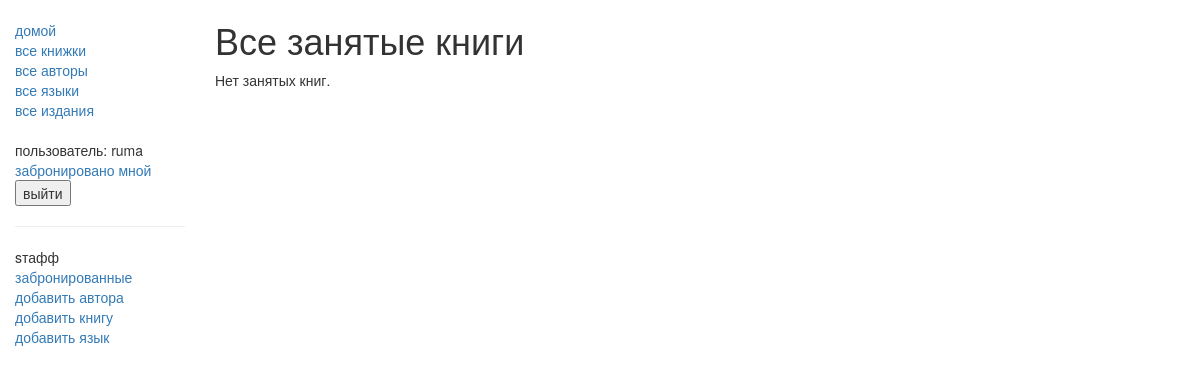
The page /catalog/borrowed/ (signed in) on the database as committed earlier.
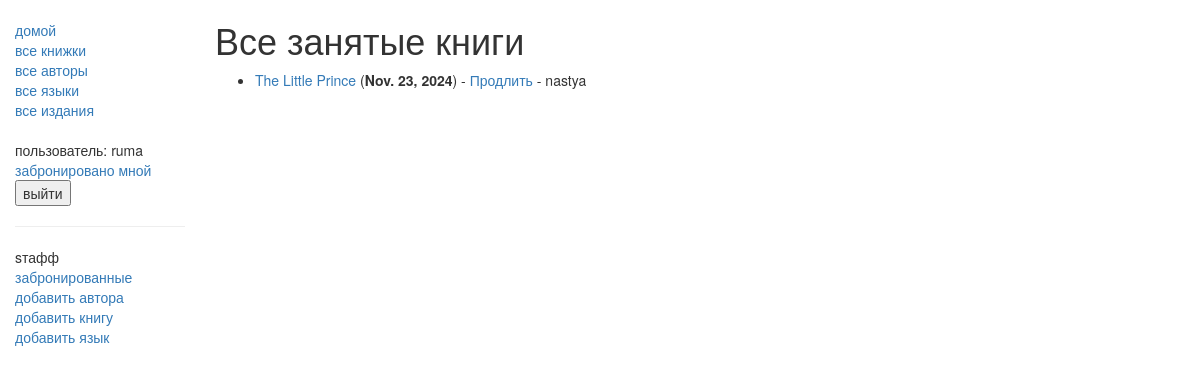
The same page on the database as committed later.
### catalog/models.py (models this page shows, shortened)
class BookInstance(models.Model):
    id = models.UUIDField(primary_key=True, default=uuid.uuid4, help_text="Unique ID for this particular book across whole library")
    book = models.ForeignKey('Book', on_delete=models.SET_NULL, null=True)
    imprint = models.CharField(max_length=200)
    due_back = models.DateField(null=True, blank=True)
    LOAN_STATUS = (
        ('m', 'Maintenance'),
        ('o', 'On loan'),
        ('a', 'Available'),
        ('r', 'Reserved'),
    )
    status = models.CharField(max_length=1, choices=LOAN_STATUS, blank=True, default='m', help_text='Book availability')
    class Meta:
        ordering = ["due_back"]
        permissions = (("can_mark_returned", "Set book as returned"),)
    borrower = models.ForeignKey(User, on_delete=models.SET_NULL, null=True, blank=True)
    @property
    def is_overdue(self):
        if self.due_back and date.today() > self.due_back:
            return True
        return False

class Book(models.Model):
    title = models.CharField(max_length=200)
    author = models.ForeignKey('Author', on_delete=models.SET_NULL, null=True)
    """
    # Используется внешний ключ(ForeignKey), потому что у книги может быть только один автор, но у авторов может быть несколько книг
    # Автор в виде строки, а не объекта, поскольку он еще не был объявлен в файле.
    """
    summary = models.TextField(max_length=1000, help_text="Enter a brief description of the book")
    isbn = models.CharField('ISBN',max_length=13, help_text='13 Character <a href="https://www.isbn-international.org/content/what-isbn">ISBN number</a>')
    genre = models.ManyToManyField(Genre, help_text="Select a genre for this book")
    publishers = models.ManyToManyField(Publisher, related_name='books')
    """
    # ManyToManyField(многие ко многим) используется потому, что жанр может содержать много книг. Книги могут охватывать много жанров.
    # Класс жанра уже определен, поэтому мы можем указать объект, указанный выше.
    """
    def display_genre(self):
        """
        Creates a string for the Genre. This is required to display genre in Admin.
        """
        return ', '.join([genre.name for genre in self.genre.all()[:3]])
    display_genre.short_description = 'Genre'

### catalog/views.py (the view)
# urls.py: path('borrowed/', views.LoanedBooksAllListView.as_view(), name='all-borrowed'),
class LoanedBooksAllListView(PermissionRequiredMixin, generic.ListView):
    model = BookInstance
    permission_required = 'catalog.can_mark_returned'
    template_name = 'catalog/bookinstance_list_borrowed_all.html'
    paginate_by = 10
    def get_queryset(self):
        return BookInstance.objects.filter(status__exact='o').order_by('due_back')

### catalog/templates/catalog/bookinstance_list_borrowed_all.html
{% extends "base_generic.html" %}
{% block content %}
    <h1>Все занятые книги</h1>
    {% if bookinstance_list %}
    <ul>
      {% for bookinst in bookinstance_list %}
      <li class="{% if bookinst.is_overdue %}text-danger{% endif %}">
        <a href="{% url 'book-detail' bookinst.book.pk %}">
            {{bookinst.book.title}}</a> (<b>{{ bookinst.due_back }}</b>)
            {% if perms.catalog.can_mark_returned %}-
                <a href="{% url 'renew-book-librarian' bookinst.id %}">Продлить</a>
            {% endif %}
          {% if user.is_staff %}- {{ bookinst.borrower }}{% endif %}
      </li>
      {% endfor %}
    </ul>
    {% else %}
      <p>Нет занятых книг.</p>
    {% endif %}
{% endblock %}

Rows that differ between the two databases and show on the page:
added BookInstance: book "The Little Prince", due_back "Nov. 23, 2024", borrower "nastya"
Other text that changed with them:
text no longer shown: "Нет занятых книг."
